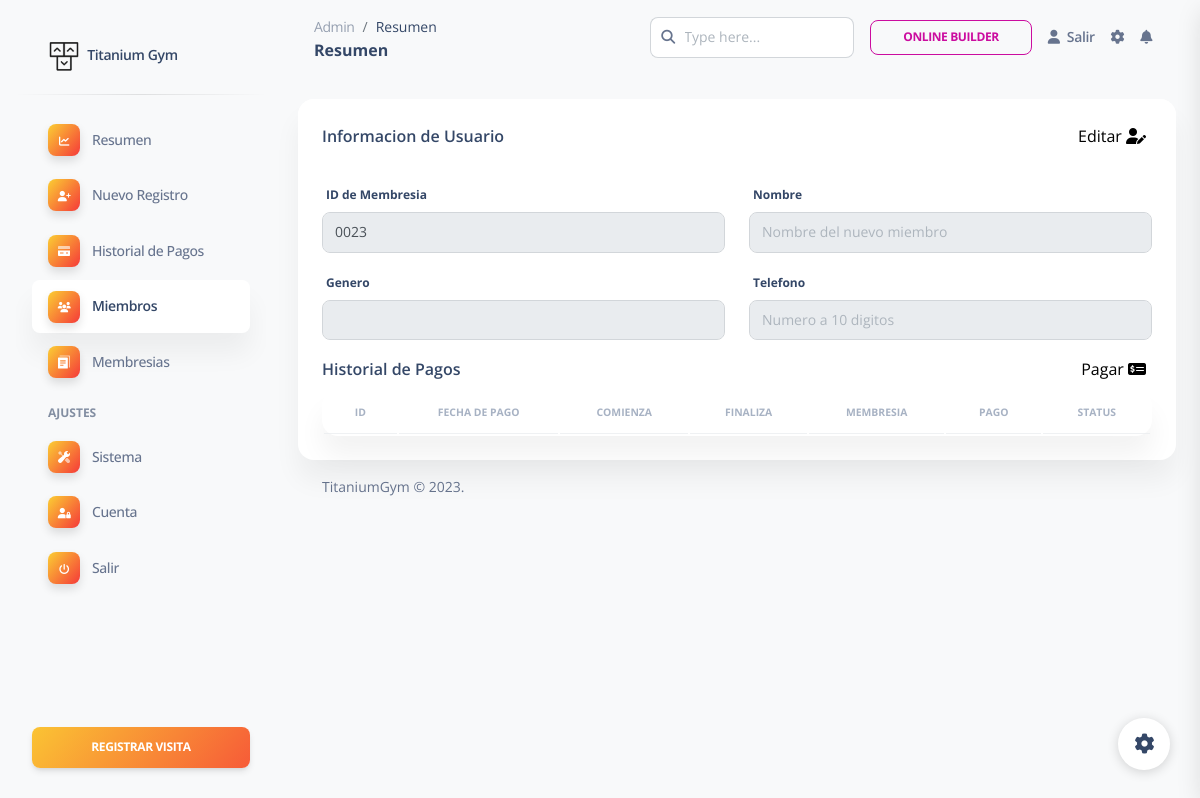
/dashboard/admin/view_member.php?id=0023 (signed in), run on an earlier commit of the app's database.
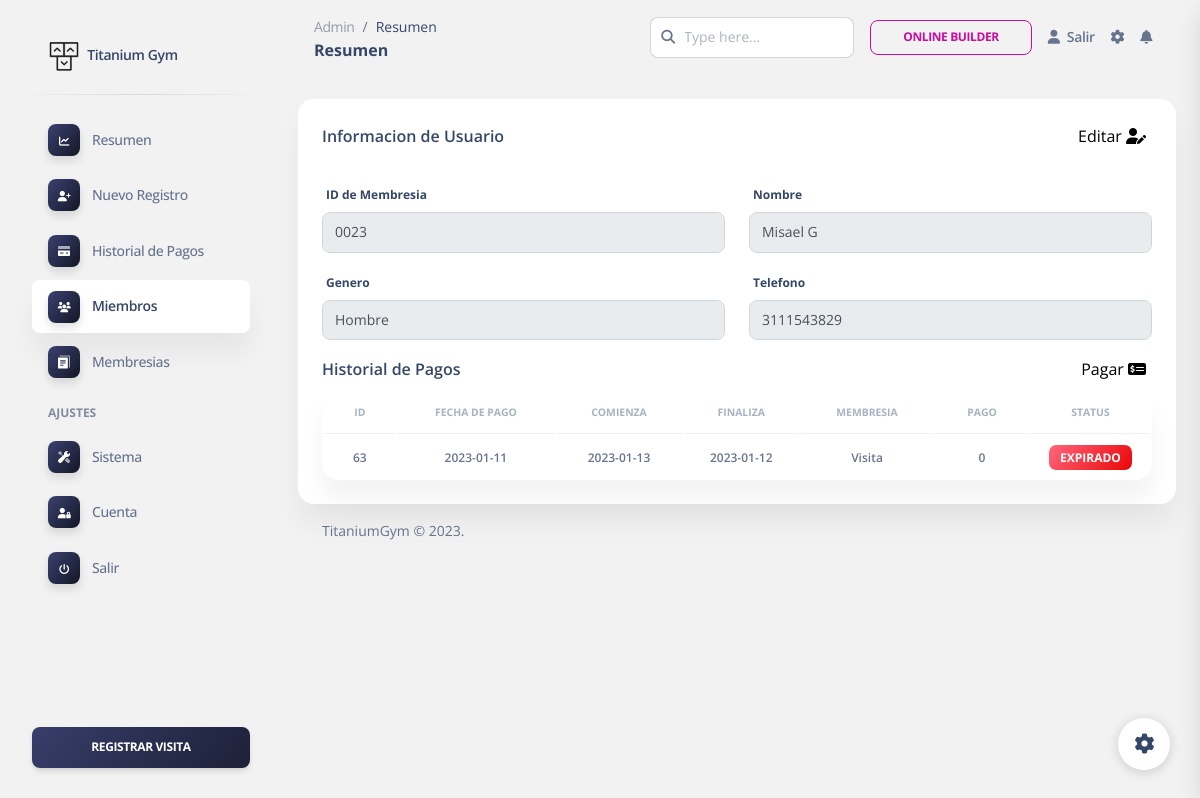
And on a later commit of the database.
### tables this page shows
CREATE TABLE `users` (
  `userid` int(4) UNSIGNED ZEROFILL NOT NULL,
  `username` varchar(40) NOT NULL,
  `gender` varchar(8) NOT NULL,
  `phone` varchar(15) NOT NULL,
  `dob` varchar(10) NOT NULL,
  `joining_date` varchar(10) NOT NULL
);

CREATE TABLE `enrolls_to` (
  `et_id` int(5) NOT NULL,
  `pid` varchar(8) NOT NULL,
  `paid_date` varchar(15) DEFAULT NULL,
  `expire` varchar(15) DEFAULT NULL,
  `startDate` varchar(15) NOT NULL,
  `uid` int(4) UNSIGNED ZEROFILL DEFAULT NULL,
  `amount` int(10) NOT NULL
);

CREATE TABLE `plan` (
  `pid` varchar(8) NOT NULL,
  `planName` varchar(20) NOT NULL,
  `description` varchar(200) NOT NULL,
  `validity` varchar(20) NOT NULL,
  `amount` int(10) NOT NULL,
  `active` varchar(255) DEFAULT NULL,
  `planType` varchar(2) NOT NULL
);

### dashboard/admin/view_member.php (the view, shortened to what the rows shown need)
<?php
require '../../include/db_conn.php';
$backgroundColor =  $_SESSION['backgroundColor'];
if (isset($_GET['id'])) {
    $memid = $_GET['id'];
?>
<!DOCTYPE html>
<html lang="es">
<head>
	<link rel="stylesheet" href="https://cdnjs.cloudflare.com/ajax/libs/font-awesome/6.2.1/css/all.min.css" />
	<link href="../assets/css/nucleo-icons.css" rel="stylesheet" />
	<link href="../assets/css/nucleo-svg.css" rel="stylesheet" />
	<link href="../assets/css/nucleo-svg.css" rel="stylesheet" />
	<link id="pagestyle" href="../assets/css/soft-ui-dashboard.css?v=1.0.6" rel="stylesheet" />
</head>
<body class="g-sidenav-show  bg-gray-100" style="<?php echo "background:$backgroundColor !important;"?>">
	<?php $active = 'members'; include 'components/menu.php'; ?>
	<main class="main-content position-relative max-height-vh-100 h-100 border-radius-lg ps ">
		<?php $titlePage = 'Resumen'; include 'components/navbar.php'; ?>
		<div class="container-fluid py-4">
			<div class="row ">
				<div class="col-lg-12 col-md-6 mb-md-0 mb-4">
					<div class="card">
						<div class="card-header pb-0">
							<div style="display: flex; justify-content: space-between;">
								<h6>Informacion de Usuario</h6>
								<form action='edit_member.php' method='post'>
									<button type='submit' style='border: 0; background: none;'>
										<span>Editar <i class="fa-solid fa-user-pen"></i> </span>
									</button>
								</form>
							</div>
								<?php
									$query  = "SELECT * FROM users WHERE userid='$memid'";
									$result = mysqli_query($con, $query);
									$name="";
									$gender="";
									if (mysqli_affected_rows($con) == 1) {
										while ($row = mysqli_fetch_array($result, MYSQLI_ASSOC)) {
											$uid    = $row['userid'];
											$name    = $row['username'];
											$gender =$row['gender'];
											$phone    = $row['phone'];
											$query1  = "SELECT enrolls_to.pid, enrolls_to.amount, enrolls_to.et_id, enrolls_to.paid_date, enrolls_to.startDate, enrolls_to.expire, plan.planName FROM enrolls_to INNER JOIN plan ON enrolls_to.pid = plan.pid WHERE enrolls_to.uid = '$uid' AND enrolls_to.pid = plan.pid ORDER BY enrolls_to.et_id DESC ";
											$result1 = mysqli_query($con, $query1);
											if (mysqli_num_rows($result) > 0) {
												$dataPayments = array();
												while ($row1 = mysqli_fetch_array($result1, MYSQLI_ASSOC)) {
													$payment= $row1;
													array_push($dataPayments, $payment);
												}
											}
										}
									} else{
										echo "<html><head><script>alert('Cambio Insatisfactorio');</script></head></html>";
									}
								?>
						</div>
						<div class="card" style="background: transparent; box-shadow: none;">
									<div class="card-body">
										<div class="row">
											<div class="col-12">
												<form id="form1" name="form1" method="post" class="a1-container"
													action="edit_mem_submit.php">
													<div class="row">
														<div class="col-md-6">
															<div class="form-group">
																<label for="example-text-input" class="form-control-label">ID de Membresia</label>
																<input class="form-control"  id="boxxe" type="text" name="uid" value="<?php echo $memid?>" readonly required />
															</div>
														</div>
														<div class="col-md-6">
															<div class="form-group">
																<label for="example-search-input" class="form-control-label">Nombre</label>
																<input class="form-control" type="text" placeholder="Nombre del nuevo miembro"
																name="uname" id="boxxe" value="<?php echo $name?>" readonly>
															</div>
														</div>
														<div class="col-md-6">
															<div class="form-group">
																<label for="example-email-input" class="form-control-label">Genero</label>
																<input type="text" class="form-control" value="<?php echo $gender?>" readonly>
															</div>
														</div>
														<div class="col-md-6">
															<div class="form-group">
																<label for="example-tel-input" class="form-control-label">Telefono</label>
																<input class="form-control" type="tel" name="phone" placeholder="Numero a 10 digitos" value='<?php echo $phone ?>' id="example-tel-input" onfocus="focused(this)" onfocusout="defocused(this)" readonly>
															</div>
														</div>
													</div>
												</form>
												<div style="display: flex; justify-content: space-between;">
													<h6>Historial de Pagos</h6>
													<form action='make_payments.php' method='post' style="cursor:pointer;">
														<button type='submit' style='border: 0; background: none;'>
															<span>Pagar <i class="fa-solid fa-money-check-dollar"></i> </span>
														</button>
													</form>
												</div>
												<div class="card">
													<div class="table-responsive">
														<table class="table align-items-center mb-0">
														<thead>
															<tr>
															<th class="text-center text-uppercase text-secondary text-xxs font-weight-bolder opacity-7">ID</th>
															<th class="text-center text-uppercase text-secondary text-xxs font-weight-bolder opacity-7">Fecha de Pago</th>
															<th class="text-center text-uppercase text-secondary text-xxs font-weight-bolder opacity-7">Comienza</th>
															<th class="text-center text-uppercase text-secondary text-xxs font-weight-bolder opacity-7">Finaliza</th>
															<th class="text-center text-uppercase text-secondary text-xxs font-weight-bolder opacity-7">Membresia</th>
															<th class="text-center text-uppercase text-secondary text-xxs font-weight-bolder opacity-7">Pago</th>
															<th class="text-center text-uppercase text-secondary text-xxs font-weight-bolder opacity-7">Status</th>
														</tr>
														</thead>
														<tbody>
															<?php
																foreach($dataPayments as $dataPayment) {
																	$paymentId =  $dataPayment['et_id'];
																	$payDate =  $dataPayment['paid_date'];
																	$planStart =  $dataPayment['startDate'];
																	$planEnd =  $dataPayment['expire'];
																	$planName =  $dataPayment['planName'];
																	$amount =  $dataPayment['amount'];
																	$today = date('Y/m/d');
																	$timestamp1 = strtotime($planEnd);
																	$timestamp2 = strtotime($today);
																	if (date('Ymd', $timestamp1) <= date('Ymd', $timestamp2)) {
																		$statusString = "Expirado";
																		$statusClass = "bg-gradient-danger";
																	} else {
																		$memberStatus = true;
																		$statusString = "Activo";
																		$statusClass = "bg-gradient-success";
																	}
																	echo "<tr>
																			<td>
																				<p class='text-center text-xs font-weight-bold mb-0'>$paymentId </p>
																			</td>
																			<td>
																				<p class='text-center text-xs font-weight-bold mb-0'>$payDate </p>
																			</td>
																			<td>
																				<p class='text-center text-xs font-weight-bold mb-0'>$planStart </p>
																			</td>
																			<td>
																				<p class='text-center text-xs font-weight-bold mb-0'>$planEnd </p>
																			</td>
																			<td>
																				<p class='text-center text-xs font-weight-bold mb-0'>$planName </p>
																			</td>
																			<td>
																				<p class='text-center text-xs font-weight-bold mb-0'>$amount </p>
																			</td>
																			<td class='text-center'>
																				<span class='badge badge-sm $statusClass'>$statusString</span>
																			</td>
																		</tr>
																	";
																}
															?>
														</tbody>
														</table>
													</div>
												</div>
											</div>
										</div>
									</div>
								</div>
					</div>
				</div>
			</div>
			<?php include 'components/footer.php';?>
		</div>
	</main>
	<?php include 'components/fixed_plugin.php';?>
</body>
</html>
<?php
} else {
}
?>

What changed in the data, as far as the page shows it:
added users: uname "Misael G", gender "Hombre", phone "3111543829"
added enrolls_to: et_id "63", paid_date "2023-01-11", startDate "2023-01-13", expire "2023-01-12", pid.planName "Visita", amount "0", expire "EXPIRADO"
